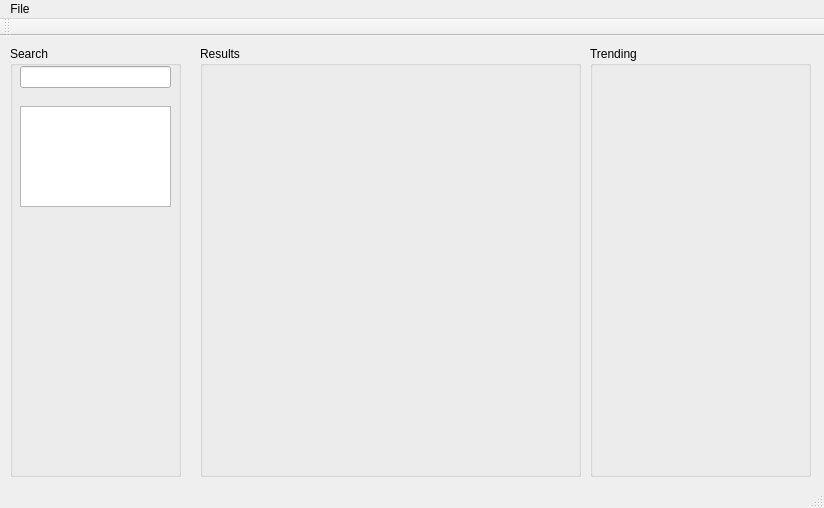
<?xml version="1.0" encoding="UTF-8"?>
<ui version="4.0">
 <class>MainWindow</class>
 <widget class="QMainWindow" name="MainWindow">
  <property name="geometry">
   <rect>
    <x>0</x>
    <y>0</y>
    <width>824</width>
    <height>508</height>
   </rect>
  </property>
  <property name="windowTitle">
   <string>MainWindow</string>
  </property>
  <widget class="QWidget" name="centralWidget">
   <property name="sizePolicy">
    <sizepolicy hsizetype="Fixed" vsizetype="Fixed">
     <horstretch>0</horstretch>
     <verstretch>0</verstretch>
    </sizepolicy>
   </property>
   <property name="minimumSize">
    <size>
     <width>824</width>
     <height>443</height>
    </size>
   </property>
   <property name="maximumSize">
    <size>
     <width>824</width>
     <height>443</height>
    </size>
   </property>
   <widget class="QGroupBox" name="searchBox">
    <property name="geometry">
     <rect>
      <x>10</x>
      <y>10</y>
      <width>171</width>
      <height>431</height>
     </rect>
    </property>
    <property name="title">
     <string>Search</string>
    </property>
    <widget class="QLineEdit" name="lineEdit">
     <property name="geometry">
      <rect>
       <x>10</x>
       <y>20</y>
       <width>151</width>
       <height>22</height>
      </rect>
     </property>
    </widget>
    <widget class="QListWidget" name="listWidget">
     <property name="geometry">
      <rect>
       <x>10</x>
       <y>60</y>
       <width>151</width>
       <height>101</height>
      </rect>
     </property>
    </widget>
   </widget>
   <widget class="QGroupBox" name="resultsBox">
    <property name="geometry">
     <rect>
      <x>200</x>
      <y>10</y>
      <width>381</width>
      <height>431</height>
     </rect>
    </property>
    <property name="title">
     <string>Results</string>
    </property>
    <widget class="QLabel" name="resultLabel">
     <property name="geometry">
      <rect>
       <x>10</x>
       <y>30</y>
       <width>361</width>
       <height>101</height>
      </rect>
     </property>
     <property name="font">
      <font>
       <family>Arial</family>
       <pointsize>14</pointsize>
       <weight>75</weight>
       <bold>true</bold>
      </font>
     </property>
     <property name="text">
      <string/>
     </property>
     <property name="alignment">
      <set>Qt::AlignHCenter|Qt::AlignTop</set>
     </property>
     <property name="wordWrap">
      <bool>true</bool>
     </property>
    </widget>
    <zorder>line</zorder>
    <zorder>resultLabel</zorder>
   </widget>
   <widget class="QGroupBox" name="top8Box">
    <property name="geometry">
     <rect>
      <x>590</x>
      <y>10</y>
      <width>221</width>
      <height>431</height>
     </rect>
    </property>
    <property name="title">
     <string>Trending</string>
    </property>
   </widget>
  </widget>
  <widget class="QMenuBar" name="menuBar">
   <property name="geometry">
    <rect>
     <x>0</x>
     <y>0</y>
     <width>824</width>
     <height>26</height>
    </rect>
   </property>
   <widget class="QMenu" name="menuFIle">
    <property name="title">
     <string>File</string>
    </property>
    <addaction name="actionExit"/>
   </widget>
   <addaction name="menuFIle"/>
  </widget>
  <widget class="QToolBar" name="mainToolBar">
   <attribute name="toolBarArea">
    <enum>TopToolBarArea</enum>
   </attribute>
   <attribute name="toolBarBreak">
    <bool>false</bool>
   </attribute>
  </widget>
  <widget class="QStatusBar" name="statusBar"/>
  <action name="actionExit">
   <property name="text">
    <string>Exit</string>
   </property>
  </action>
 </widget>
 <layoutdefault spacing="6" margin="11"/>
 <resources/>
 <connections>
  <connection>
   <sender>actionExit</sender>
   <signal>triggered()</signal>
   <receiver>MainWindow</receiver>
   <slot>close()</slot>
   <hints>
    <hint type="sourcelabel">
     <x>-1</x>
     <y>-1</y>
    </hint>
    <hint type="destinationlabel">
     <x>199</x>
     <y>149</y>
    </hint>
   </hints>
  </connection>
 </connections>
</ui>
